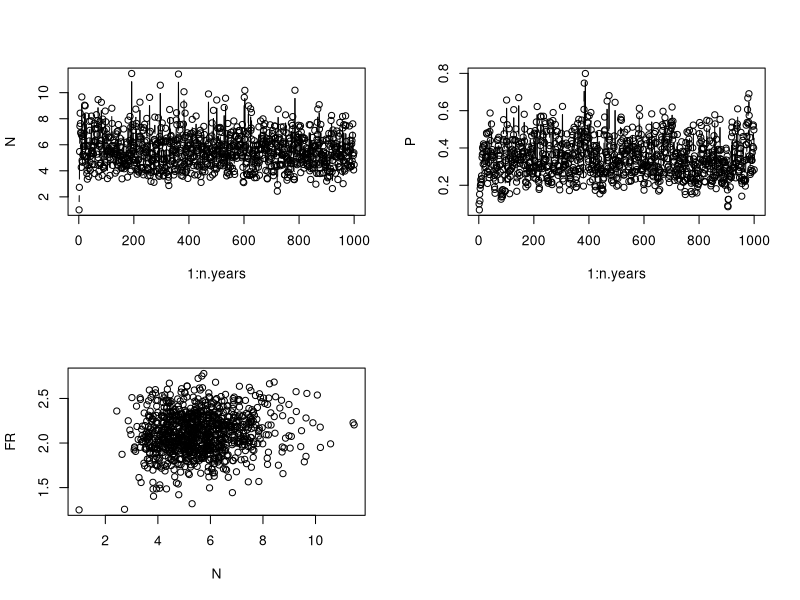

Reproduce this figure in R. (Note: this script raises an error after producing the figure.)
#### 15/03/2018 -- FBarraquand and OGimenez
#### Computation of the Hessian for the discrete-time Leslie-May model


### --- Questions ------------------------------------------------------------------#### 
### Better to do this numerically or symbolically? (e.g. later in MAPLE?) 
### If numerically, how far into parameter space, i.e. what precision for the grid? 
### --------------------------------------------------------------------------------####

rm(list=ls())
graphics.off()

##################### Helper function #####################################################
### By OG 
logprot <- function(v){
eps <- 2.2204e-016
u <- log(eps) * (1+vector(length=length(v)))
index <- (v>eps)
u[index] <- log(v[index])
u
}

##################### Simulation used #####################################################

### Model used (use stored simulated data later on, just tryouts for now)
n.years<-1000  	# Long time series to look at structural identifiability
N1<-1			# Initial pop size
P1<-0.1
K<-1			# threshold dd 
beta<-1			# density-dependence exponent
rmax_V<-2			# Max AVERAGE growth rate (thus not a true max...)
rmax_P<-0.5
sigma2.proc<-0.05		# worked well with 0.005
# Process sigma on the log-scale, use the Peretti et al. value. 0.005


### FR and predator parameters
C<-2.5
D<-1
Q<-10

### Simulation of data
#set.seed(42) 
set.seed(41)
#set.seed(40)

y<-N<-P<-FR<-numeric(n.years)
N[1]<-N1
P[1]<-P1
FR[1]<-C*N[1]/(D+N[1])

rV<-rnorm(n.years-1,rmax_V,sqrt(sigma2.proc))
rP<-rnorm(n.years-1,rmax_P,sqrt(sigma2.proc))
FRnoise<-rnorm(n.years,0,sqrt(sigma2.proc))

for (t in 1:(n.years-1)){
 
  FR[t+1]<-(C*N[t]/(D+N[t])) + FRnoise[t+1]
  N[t+1]<-N[t]*(exp(rV[t])/(1+(N[t]/K)^beta))*exp(-FR[t]*P[t]/N[t])
  P[t+1]<-P[t]*exp(rP[t])/(1+P[t]*Q/N[t])
}
## Plotting time series of abundances and FR
par(mfrow=c(2,2))
plot(1:n.years,N,type="b")
plot(1:n.years,P,type="b")
#curve(dbeta(x,a,b),from=0, to=1)
plot(N,FR)

### Produce dataset to fit
data = cbind(log(N),log(P),FR) 

##################### Define likelihood and RSS for both models with and without noisy FRs ######################################

################# Define the likelihood ########################################
logLik=function(theta,y){
#### y is the data with n rows and 3 columns // log-abundance data + FR data

#### Parameters
# theta1 = r 
# theta2 = gamma
# theta3 = sigma1
# theta4 = s
# theta5 = q 
# theta6 = sigma2
# theta7 = C
# theta8 = D
# theta9 = sigma3

n=nrow(y)
ll = 0.0 ### Or p_1(a_1|x_1) p(x_1)
for (t in 2:n){
N_t = exp(y[t-1,1])
P_t = exp(y[t-1,2]) 

######## Error that was previously there!! N_t/P_t instead P_t/N_t ###
### mu1 = y[t-1,1] + theta[1] - log(1+theta[2]*N_t) - y[t-1,3]*N_t/P_t
######################################################################
mu1 = y[t-1,1] + theta[1] - logprot(1+theta[2]*N_t) - y[t-1,3]*P_t/N_t
mu2 = y[t-1,2] + theta[4] - logprot((1+theta[5]*P_t/N_t))
mu3 = (theta[7]*N_t)/(theta[8] + N_t)
#ll= ll + log(dnorm(y[t,1], mu1, theta[3])) +  log(dnorm(y[t,2], mu2, theta[6])) + log(dnorm(y[t,3], mean = mu3, sd = theta[9]))
# we have log(0) problem
d1=dnorm(y[t,1], mu1, theta[3],log=T) ## directly asking for the log avoids problems
d2=dnorm(y[t,2], mu2, theta[6],log=T)
d3=dnorm(y[t,3], mu3, theta[9],log=T)
ll=ll+d1+d2+d3
}
return(-ll)
}


############### Working directly with the sum of squares ######################
RSS=function(theta,y){
  #### y is the data with n rows and 3 columns // log-abundance data + FR data
  
  #### Parameters
  # theta1 = r 
  # theta2 = gamma
  # theta3 = s
  # theta4 = q 
  # theta5 = C
  # theta6 = D
  # not the same theta
  
  n=nrow(y)
  rss = 0.0 ### Or p_1(a_1|x_1) p(x_1)
  for (t in 2:n){
    N_t = exp(y[t-1,1])
    P_t = exp(y[t-1,2]) 
    ############## Correction of error ###########################################
    ## mu1 = y[t-1,1] + theta[1] - log(1+theta[2]*N_t) - y[t-1,3]*N_t/P_t # error
    mu1 = y[t-1,1] + theta[1] - logprot(1+theta[2]*N_t) - y[t-1,3]*P_t/N_t # corrected
    mu2 = y[t-1,2] + theta[3] - logprot((1+theta[4]*P_t/N_t))
    mu3 = (theta[5]*N_t)/(theta[6] + N_t)
    rss=rss+(y[t,1] - mu1)^2+(y[t,2]-mu2)^2+(y[t,3]-mu3)^2
  }
  return(rss)
}

############################### LL ##################################################

################# Define the likelihood ########################################

logLik_FRwoutNoise=function(theta,y){
#### y is the data with n rows and 3 columns // log-abundance data + FR data

#### Parameters
# theta1 = r 
# theta2 = gamma
# theta3 = sigma1
# theta4 = s
# theta5 = q 
# theta6 = sigma2
# theta7 = C
# theta8 = D
# theta9 = sigma3

n=nrow(y)
ll = 0.0 ### Or p_1(a_1|x_1) p(x_1)
for (t in 2:n){
N_t = exp(y[t-1,1])
P_t = exp(y[t-1,2]) 

######## Error that was previously there!! N_t/P_t instead P_t/N_t ###
### mu1 = y[t-1,1] + theta[1] - log(1+theta[2]*N_t) - y[t-1,3]*N_t/P_t
######################################################################
mu1 = y[t-1,1] + theta[1] - logprot(1+theta[2]*N_t) - (theta[7]*P_t)/(theta[8] + N_t)
mu2 = y[t-1,2] + theta[4] - logprot((1+theta[5]*P_t/N_t))
#ll= ll + log(dnorm(y[t,1], mu1, theta[3])) +  log(dnorm(y[t,2], mu2, theta[6])) + log(dnorm(y[t,3], mean = mu3, sd = theta[9]))
# we have log(0) problem
d1=dnorm(y[t,1], mu1, theta[3],log=T) ## directly asking for the log avoids problems
d2=dnorm(y[t,2], mu2, theta[6],log=T)
#d3=dnorm(y[t,3], mu3, theta[9],log=T)
ll=ll+d1+d2#+d3
}
return(-ll)
}


############### Working directly with the sum of squares ######################
RSS_FRwoutNoise=function(theta,y){
  #### y is the data with n rows and 3 columns // log-abundance data + FR data
  
  #### Parameters
  # theta1 = r 
  # theta2 = gamma
  # theta3 = s
  # theta4 = q 
  # theta5 = C
  # theta6 = D
  # not the same theta
  
  n=nrow(y)
  rss = 0.0 ### Or p_1(a_1|x_1) p(x_1)
  for (t in 2:n){
    N_t = exp(y[t-1,1])
    P_t = exp(y[t-1,2]) 
    ############## Correction of error ###########################################
    ## mu1 = y[t-1,1] + theta[1] - log(1+theta[2]*N_t) - y[t-1,3]*N_t/P_t # error
    mu1 = y[t-1,1] + theta[1] - logprot(1+theta[2]*N_t) -  (theta[5]*P_t)/(theta[6] + N_t) # corrected
    mu2 = y[t-1,2] + theta[3] - logprot((1+theta[4]*P_t/N_t))
    rss=rss+(y[t,1] - mu1)^2+(y[t,2]-mu2)^2#+(y[t,3]-mu3)^2
  }
  return(rss)
}

################################ Computation of MLE ##########################################################
################################ + computation of the Hessian at the MLE #####################################

######### Estimation starting at the MLE ###########
theta_true  = c(rmax_V,1/K,sqrt(0.05),rmax_P,Q,sqrt(0.05),C,D,sqrt(0.05))
p_opt<-optim(theta_true, logLik, y=data,method="BFGS",hessian=T)
p_opt$par
theta_true

######### Estimation starting away from MLE ########
theta_init = theta_true + rnorm(9,0,sd=0.05)
p_opt<-optim(theta_init, logLik, y=data,method="BFGS",hessian=T,control=list(fnscale=-1))
p_opt$par
theta_true
### Ask optim for the Hessian
hessian=p_opt$hessian
print(hessian, dig = 9) ## or use scipen
options(scipen = 999)
print(hessian, dig = 9)
#revert back
options(scipen = 0)

eigen(hessian) ## clearly no zeroes there? 
# $values
# [1]  3.959853e+04  3.758643e+04  3.441184e+04  1.873364e+04  1.861345e+01  4.247310e+00  1.453736e+00
# [8]  0.000000e+00 -4.407635e-02

# There is however the question of whether this matrix is positive definite. 
# (which happens for the Hessian when all eigenvalues are positive) -> I'm not sure in fact. 
# The last eigenvalue is negative. On the other hand it is very small so we can consider it zero. 

######## Estimation based on RSS ##################

### New restricted theta
theta_true  = c(rmax_V,1/K,rmax_P,Q,C,D)
p_opt<-optim(theta_true, RSS, y=data,hessian=T)
p_opt$par
theta_true
p_opt$hessian
eigen(p_opt$hessian) ### clearly interesting and non zero
# $values
# [1] 3334.2367985 2000.8569587 1736.6593414    8.9622937    1.4761840    0.1603394
# 
# $vectors
# [,1]          [,2]          [,3]          [,4]          [,5]          [,6]
# [1,]  7.739897e-01 -1.080998e-12  4.475014e-12  2.216871e-10 -6.331982e-01  1.602045e-09
# [2,] -6.331982e-01  2.257642e-12  1.515849e-12  2.719858e-10 -7.739897e-01  1.961642e-09
# [3,]  2.183674e-12  9.992858e-01  2.420841e-11 -9.492240e-12 -9.464525e-11 -3.778865e-02
# [4,] -2.225576e-12 -3.778865e-02 -3.714140e-12 -2.153198e-10 -2.530934e-09 -9.992858e-01
# [5,]  2.562748e-12  2.312261e-11 -9.299362e-01  3.677209e-01  1.253021e-10 -7.665235e-11
# [6,] -3.279388e-13 -7.693068e-12  3.677209e-01  9.299362e-01  3.277751e-10 -2.014524e-10

# Let's try from somewhere slightly different
theta_init = theta_true + rnorm(6,0,sd=0.05)
p_opt<-optim(theta_init, RSS, y=data,hessian=T)
p_opt$par
theta_true
p_opt$hessian
eigen(p_opt$hessian) ### clearly interesting and non zero
#$values
# [1] 3352.8312867 2000.8570244 1735.5738470    8.9450653    1.2821586    0.1615576
# 
# $vectors
# [,1]          [,2]          [,3]         [,4]          [,5]          [,6]
# [1,]  7.718547e-01  2.191974e-12 -1.043386e-12 2.212856e-10 -6.357990e-01 -1.340079e-09
# [2,] -6.357990e-01 -8.543305e-14 -4.183676e-12 2.691969e-10 -7.718547e-01 -1.625599e-09
# [3,]  1.715033e-12 -9.992857e-01 -8.596346e-12 1.284783e-11  7.828529e-11 -3.778910e-02
# [4,] -8.572868e-13  3.778910e-02 -3.438708e-12 2.772205e-10  2.105292e-09 -9.992857e-01
# [5,]  1.855122e-12  8.737344e-12 -9.298957e-01 3.678232e-01  1.317965e-10  1.055713e-10
# [6,] -3.522451e-13 -9.151013e-13  3.678232e-01 9.298957e-01  3.226127e-10  2.566702e-10


###################################################################################################
################### Now for the model where the FR is specified without the noise #################
###################################################################################################
# Revert back to full theta_true with 9 elements
# Nope!! There are only 8 elements here, no sigma3!!

theta_true  = c(rmax_V,1/K,sqrt(0.05),rmax_P,Q,sqrt(0.05),C,D)
p_opt<-optim(theta_true, logLik_FRwoutNoise, y=data,hessian=T)
p_opt$par
# [1]  1.9914255  0.9680671  0.2224996  0.5107744 10.4210424  0.2310457  3.2480513  1.8051012
theta_true
# [1]  2.0000000  1.0000000  0.2236068  0.5000000 10.0000000  0.2236068  2.5000000  1.0000000
p_opt$hessian
# [,1]          [,2]          [,3]          [,4]          [,5]          [,6]          [,7]          [,8]
# [1,]  2.017933e+04 -1.744166e+04  1.334904e+02 -1.776357e-09  0.000000e+00  3.552714e-09 -9.778635e+02  4.602678e+02
# [2,] -1.744166e+04  1.508817e+04 -1.271656e+02 -3.552714e-09 -2.309264e-08 -3.552714e-09  8.390894e+02 -3.920669e+02
# [3,]  1.334904e+02 -1.271656e+02  4.062105e+04 -1.065814e-08  1.421085e-08  2.131628e-08 -9.458752e+00  5.322839e+00
# [4,] -1.776357e-09 -3.552714e-09 -1.065814e-08  1.871413e+04 -7.040348e+02  2.880262e+01  0.000000e+00 -1.598721e-08
# [5,]  0.000000e+00 -2.309264e-08  1.421085e-08 -7.040348e+02  2.795303e+01 -2.714926e+00  0.000000e+00 -1.776357e-08
# [6,]  3.552714e-09 -3.552714e-09  2.131628e-08  2.880262e+01 -2.714926e+00  3.761812e+04  3.552714e-09  3.552714e-09
# [7,] -9.778635e+02  8.390894e+02 -9.458752e+00  0.000000e+00  0.000000e+00  3.552714e-09  5.381699e+01 -2.630698e+01
# [8,]  4.602678e+02 -3.920669e+02  5.322839e+00 -1.598721e-08 -1.776357e-08  3.552714e-09 -2.630698e+01  1.318995e+01
eigen(p_opt$hessian)
# $values
# [1] 40627.4553092 37618.1668741 35311.2566499 18740.5788017    14.9681016     2.1552563     1.4647539    -0.2764503
# 
# $vectors
# [,1]          [,2]          [,3]          [,4]          [,5]          [,6]          [,7]          [,8]
# [1,] -2.609296e-02 -1.182946e-12  7.553842e-01 -1.117742e-13  4.023732e-01  4.688183e-01  9.838325e-09 -2.168389e-01
# [2,]  2.284980e-02  1.033504e-12 -6.531189e-01 -1.290197e-13  5.113473e-01  5.015502e-01  1.072476e-08 -2.447141e-01
# [3,] -9.993972e-01  7.189136e-12 -3.471459e-02  5.128058e-13  7.714872e-05  1.989578e-04  3.735806e-12 -9.823869e-05
# [4,]  4.875137e-13 -1.527377e-03  4.445520e-14  9.992918e-01 -5.565064e-11 -6.339617e-10  3.759676e-02  2.314851e-10
# [5,] -3.705045e-13  1.008307e-04  4.041092e-13 -3.759665e-02 -1.491911e-09 -1.685328e-08  9.992930e-01  6.134774e-09
# [6,] -7.131091e-12 -9.999988e-01 -1.818651e-12 -1.530088e-03 -3.962634e-14 -7.965266e-13  4.333509e-05  1.493318e-13
# [7,]  1.334819e-03 -4.242448e-14 -3.649754e-02  9.164045e-16 -6.113728e-01  7.270867e-01  9.445264e-09  3.102167e-01
# [8,] -6.481256e-04 -1.180791e-13  1.712617e-02 -8.180576e-13  4.503811e-01 -1.299384e-03 -4.829758e-09  8.926710e-01

######### Estimation starting away from MLE ########
theta_init = theta_true + rnorm(8,0,sd=0.05)
p_opt<-optim(theta_init, logLik_FRwoutNoise, y=data,hessian=T)
p_opt$par
theta_true
theta_init
p_opt$hessian
eigen(p_opt$hessian)
#$values
#[1]  4.013941e+04  3.727161e+04  3.536148e+04  1.867194e+04  1.933835e+01  4.327331e+00  1.533097e+00 -4.063515e-02
### Seems better starting a little further away. May be need to be repeated
theta_init = theta_true + rnorm(8,0,sd=0.05)
p_opt<-optim(theta_init, logLik_FRwoutNoise, y=data,hessian=T)
p_opt$par
theta_true
theta_init
p_opt$hessian
eigen(p_opt$hessian)
# $values
# [1] 40942.1328803 36579.3709513 33872.4695387 18511.1139219    19.6803090     2.9133301     1.2436616    -0.2908425
### Seems like quite of bit of these estimates of last eigenvalue are negative. 
diag(solve(p_opt$hessian)) ### produces a number of negative variance estimates. 
## Beware that we use -LL, so Hessian = observed FIM (Fisher Information Matrix)
## Loop over datasets to obtain the true, expected FIM?

######## Estimation from RSS ################
theta_true  = c(rmax_V,1/K,rmax_P,Q,C,D)
p_opt<-optim(theta_true,RSS_FRwoutNoise, y=data,hessian=T)
p_opt$par
theta_true
p_opt$hessian
eigen(p_opt$hessian) ### clearly interesting and non zero? (inluding the last one?)
# $values
# [1] 3344.31352989 2000.86370062    1.73515380    0.38035271    0.16121792   -0.00985483
# $vectors
# [,1]          [,2]          [,3]          [,4]          [,5]          [,6]
# [1,]  7.728650e-01 -6.748275e-12 -4.098421e-01  4.651301e-01  2.680788e-09  1.355107e-01
# [2,] -6.330323e-01  1.050155e-12 -5.502109e-01  5.191807e-01  3.818701e-09  1.642847e-01
# [3,] -5.951248e-12 -9.992841e-01 -2.332476e-10 -2.002480e-10 -3.783315e-02  7.145223e-10
# [4,]  3.866315e-13  3.783315e-02 -6.257578e-09 -5.249541e-09 -9.992841e-01  1.886142e-08
# [5,] -4.011429e-02  1.187677e-12  5.917052e-01  7.025929e-01 -1.481861e-08 -3.932418e-01
# [6,]  1.845706e-02 -1.824998e-12 -4.232994e-01 -1.430688e-01 -1.348010e-08 -8.944318e-01

## The last two parameters may be a little linked? Negative eigenvalue but this may in fact be zero? 

theta_init = theta_true + rnorm(6,0,sd=0.05)
p_opt<-optim(theta_init, RSS, y=data,hessian=T)
p_opt$par
theta_true
theta_init
#No obvious influence of theta_init on the results
p_opt$hessian
eigen(p_opt$hessian) ### clearly interesting and non zero
# $values
# [1] 3324.3545403 2000.8370768 1736.7462917    8.9679044    1.3913928    0.1586457
# $vectors
# [,1]          [,2]          [,3]          [,4]          [,5]          [,6]
# [1,]  7.751464e-01 -1.888266e-12  1.748739e-13 -7.603514e-12 -6.317817e-01  1.496517e-09
# [2,] -6.317817e-01  4.366499e-12 -2.381479e-12 -1.538362e-11 -7.751464e-01  1.837078e-09
# [3,] -4.196303e-12 -9.992907e-01  1.514892e-12  1.713220e-11  8.703747e-11  3.765710e-02
# [4,]  7.709085e-13  3.765710e-02  5.252822e-12  4.526253e-10  2.367879e-09  9.992907e-01
# [5,]  1.177811e-13 -1.195932e-12 -9.298648e-01  3.679013e-01 -4.540579e-12 -1.617067e-10
# [6,] -4.160374e-12  5.543679e-13  3.679013e-01  9.298648e-01 -1.619357e-11 -4.231339e-10

# $values
# [1] 3288.9438361 2000.8565182 1730.1249428    8.8419892    0.6927461    0.1618371
# 
# $vectors
# [,1]          [,2]          [,3]          [,4]          [,5]          [,6]
# [1,]  7.793633e-01 -2.303427e-12  3.370507e-12 -5.139319e-10 -6.265723e-01 -6.975312e-09
# [2,] -6.265723e-01 -4.417751e-12 -2.509825e-13 -6.387047e-10 -7.793633e-01 -8.678396e-09
# [3,]  9.214957e-13 -9.992859e-01 -2.733869e-11 -3.403855e-11 -4.158298e-10  3.778575e-02
# [4,] -1.376074e-12  3.778575e-02 -9.480527e-12 -9.308575e-10 -1.112639e-08  9.992859e-01
# [5,]  2.716018e-12  2.550093e-11 -9.299939e-01  3.675749e-01 -3.031194e-10  3.326169e-10
# [6,] -7.025175e-13 -8.833045e-12  3.675749e-01  9.299939e-01 -7.617032e-10  8.701316e-10

#### some percentage has negative eigenvalues but way less than before with the likelihood I think

solve(p_opt$hessian)

################################ Computation of Hessian #######################################################

### Computation at the true parameter values
### There's of course the question of whether it is better to compute the Hessian
### for the true param values or at the MLE (which might be slightly different on a finite time series). 

### In Gimenez et al. Animal Biodiversity and Conservation 27.1 (2004) They use the MLE.
### But for a theoretical work, what should we use? 

### Use other algorithm to compute the Hessian exactly at the true value
library("numDeriv")

theta_true  = c(rmax_V,1/K,sqrt(0.05),rmax_P,Q,sqrt(0.05),C,D,sqrt(0.05))
LL = function(theta){
  return(logLik(theta,data))
}
LL(theta_true)

hessian_thetaTrue=hessian(LL,theta_true)
eigen(hessian_thetaTrue)
## SD error
sqrt(diag(solve(hessian_thetaTrue)))
#[1] 0.243049234 0.288849849 0.005040121 0.028748093 0.728317339 0.004755960 0.043872686 0.110662255 0.005165725

#$values
# [1] 44294.175086 39378.550751 37848.716366 34111.484789 19976.028177 16277.744431    70.872841
# [8]     7.018634     1.882450
# 

### Removing last parameter for test with LL_FRwoutNoise
theta_true  = c(rmax_V,1/K,sqrt(0.05),rmax_P,Q,sqrt(0.05),C,D)

LL_FRwoutNoise = function(theta){
  return(logLik_FRwoutNoise(theta,data))
}

hessian_thetaTrue_FRwoutNoise=hessian(LL_FRwoutNoise,theta_true)
eigen(hessian_thetaTrue_FRwoutNoise)

# $values
# [1] 4.429418e+04 3.966980e+04 3.419146e+04 1.997603e+04 2.326595e+01 6.332812e+00 1.882450e+00 1.473978e-02
### Still a question of whether the last one is positive or not... 

### Using Viallefond et al.'s criteria
lambda1 = max(eigen(hessian_thetaTrue_FRwoutNoise)$values)
q = 8
eps = 10^(-9)
eigen(hessian_thetaTrue_FRwoutNoise)$values>q*lambda1*eps
# TRUE here

# Previously we had an error changing these $values
# [1]  4.429418e+04  3.966980e+04  3.419146e+04  1.997603e+04  2.326595e+01  6.332812e+00
# [7]  1.882450e+00  1.473978e-02 -4.179847e-23

eigen_FRwoutNoise=eigen(hessian_thetaTrue_FRwoutNoise)
#eigenvector associated with near-zero eigenvalue
eigen_FRwoutNoise$vectors[,8]
#largest link between C and D. Or is this correct? -> what's the new basis? 

################# Redo the same analysis with sum of squares #################

theta_true  = c(rmax_V,1/K,rmax_P,Q,C,D)
RSS_bis = function(theta){
  return(RSS(theta,data))
}
RSS_bis(theta_true)

hessian_RSS_thetaTrue=hessian(RSS_bis,theta_true)
eigen(hessian_RSS_thetaTrue)
# $values
# [1] 3411.9132542 2000.9252194 1631.3533267    7.1423266    0.7019349    0.1882889

# Now for the model with FR without noise

RSS_bis_FRwoutNoise = function(theta){
  return(RSS_FRwoutNoise(theta,data))
}
RSS_bis_FRwoutNoise(theta_true)

hessian_RSS_thetaTrue_FRwoutNoise=hessian(RSS_bis_FRwoutNoise,theta_true)
eigen(hessian_RSS_thetaTrue_FRwoutNoise)
# $values
# [1] 3.419685e+03 2.000925e+03 2.328096e+00 6.335312e-01 1.882889e-01 1.475940e-03
# 
# $vectors
# [,1]          [,2]          [,3]          [,4]          [,5]          [,6]
# [1,]  7.642358e-01 -5.185763e-15  5.166907e-01 -3.764703e-01 -1.339072e-11 -8.511460e-02
# [2,] -6.433480e-01  1.123952e-14  6.521352e-01 -3.883610e-01 -1.487730e-11 -9.999365e-02
# [3,]  9.900002e-15  9.992687e-01  2.487080e-13 -8.519244e-13  3.823704e-02 -7.097592e-13
# [4,] -3.011594e-15 -3.823704e-02  7.151991e-12 -2.188996e-11  9.992687e-01 -1.699767e-11
# [5,] -4.182289e-02 -1.298747e-15 -4.654567e-01 -8.059012e-01 -8.139938e-12  3.634889e-01
# [6,]  1.726023e-02  6.557340e-14  3.018285e-01  2.407676e-01  1.880481e-11  9.222975e-01

q = 6
lambda1 = max(eigen(hessian_RSS_thetaTrue_FRwoutNoise)$values)
eigen(hessian_RSS_thetaTrue_FRwoutNoise)$values>q*lambda1*eps
## Compare to singular value decomposition
eigen(hessian_RSS_thetaTrue_FRwoutNoise)$values
svd(hessian_RSS_thetaTrue_FRwoutNoise)$d

### Looks much better -- the last eigenvalue is fairly weak compared to the others though
### The last eigenvector suggests a linkage between the last two elements 
### Keep in mind that it is because these elements belong to the "null" space eigenvector that they indicate linkage. 
### These are C and D, which makes sense based on previous results. 

### Or can we use the different orders of magnitude for the eigenvalues here? 

### Clearly that's a different value from the one that we get at MLE, though there are some similarities
### in the spectra of the Hessian matrix at theta_true vs theta_hat. 

### NB there are some models in the literature that may not be identifiable 
### I'm curious about this one for instance, since fitted on only one compartment
### Ives et al. (2008). High-amplitude fluctuations and alternative dynamical states of midges in Lake Myvatn. Nature, 452(7183), 84.
#####################################################################################################################################

########################### Profiles of the likelihood near theta_true ##################################




